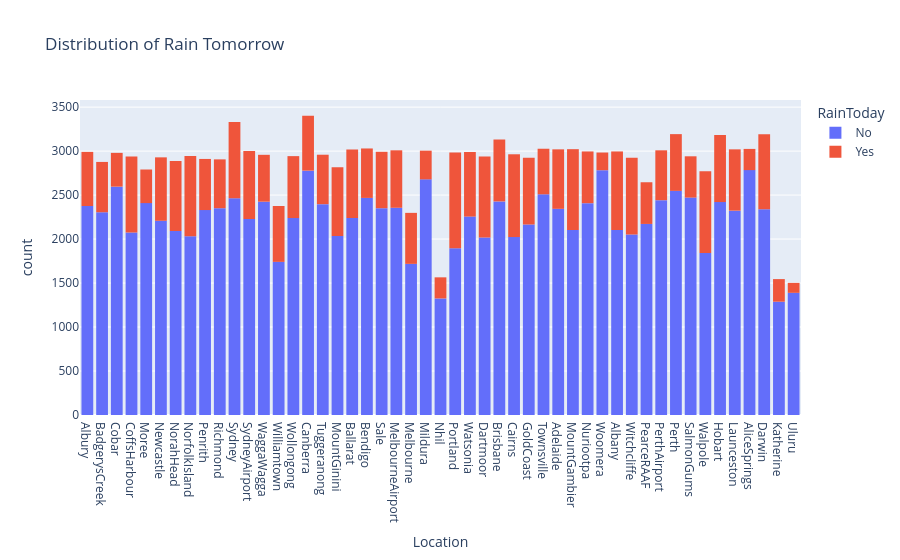

Notebook code cell kept with this figure:
### Markdown cell above
Let's Check rain possibility according to locations

### Code cell
px.histogram(df, x='Location', color='RainToday', title='Distribution of Rain Tomorrow')

### Figure 1 — Plotly figure (JSON) as saved in the notebook; plotly's stock layout.template omitted (floating-point values rounded to 4 significant figures; data arrays with more than 128 entries replaced by an {"elided": "..."} marker saying what was removed)
{"data": [{"bingroup": "x", "hovertemplate": "RainToday=No<br>Location=%{x}<br>count=%{y}<extra></extra>", "legendgroup": "No", "marker": {"color": "#636efa", "pattern": {"shape": ""}}, "name": "No", "orientation": "v", "showlegend": true, "type": "histogram", "x": {"elided": "109332 str values"}, "xaxis": "x", "yaxis": "y"}, {"bingroup": "x", "hovertemplate": "RainToday=Yes<br>Location=%{x}<br>count=%{y}<extra></extra>", "legendgroup": "Yes", "marker": {"color": "#EF553B", "pattern": {"shape": ""}}, "name": "Yes", "orientation": "v", "showlegend": true, "type": "histogram", "x": {"elided": "31455 str values"}, "xaxis": "x", "yaxis": "y"}], "layout": {"barmode": "relative", "legend": {"title": {"text": "RainToday"}, "tracegroupgap": 0}, "title": {"text": "Distribution of Rain Tomorrow"}, "xaxis": {"anchor": "y", "domain": [0, 1], "title": {"text": "Location"}}, "yaxis": {"anchor": "x", "domain": [0, 1], "title": {"text": "count"}}}}
